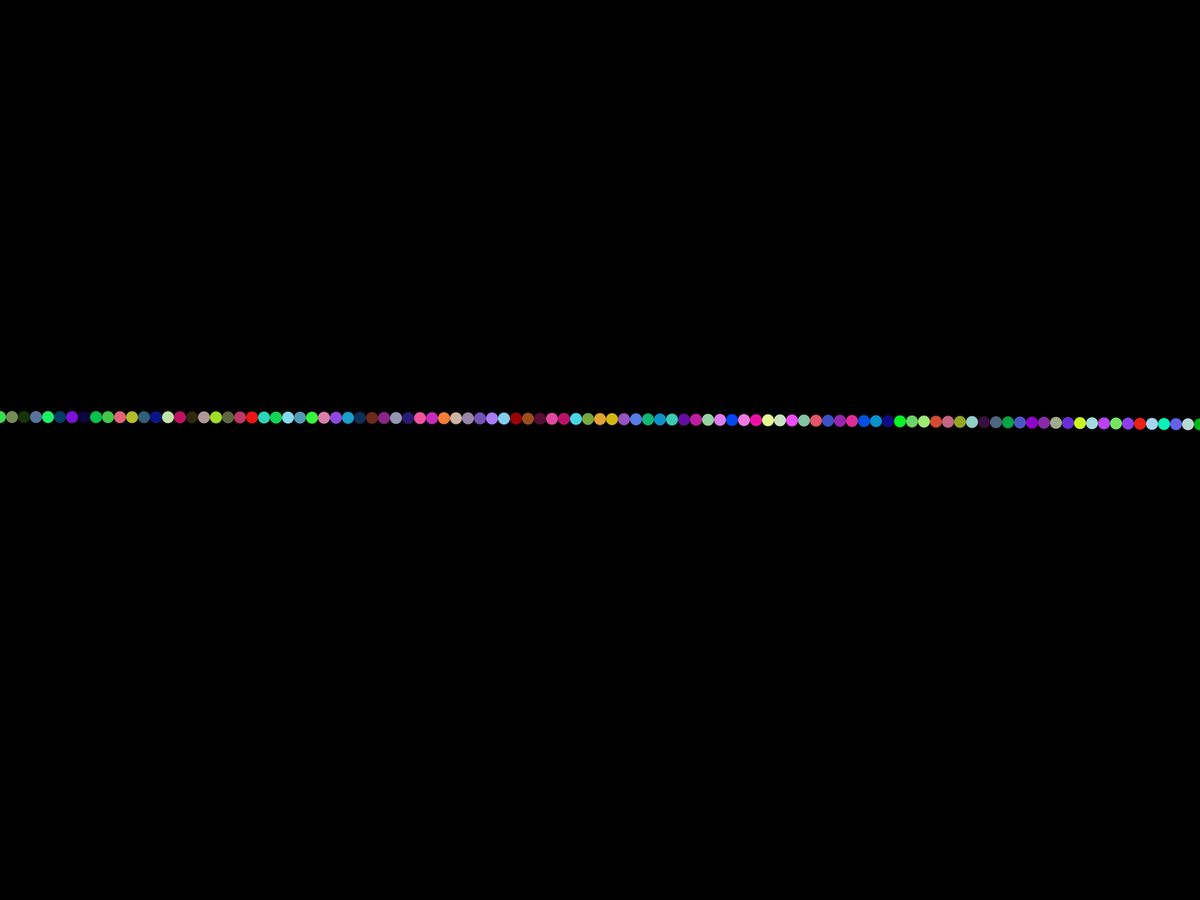
Frame 1 (no input)
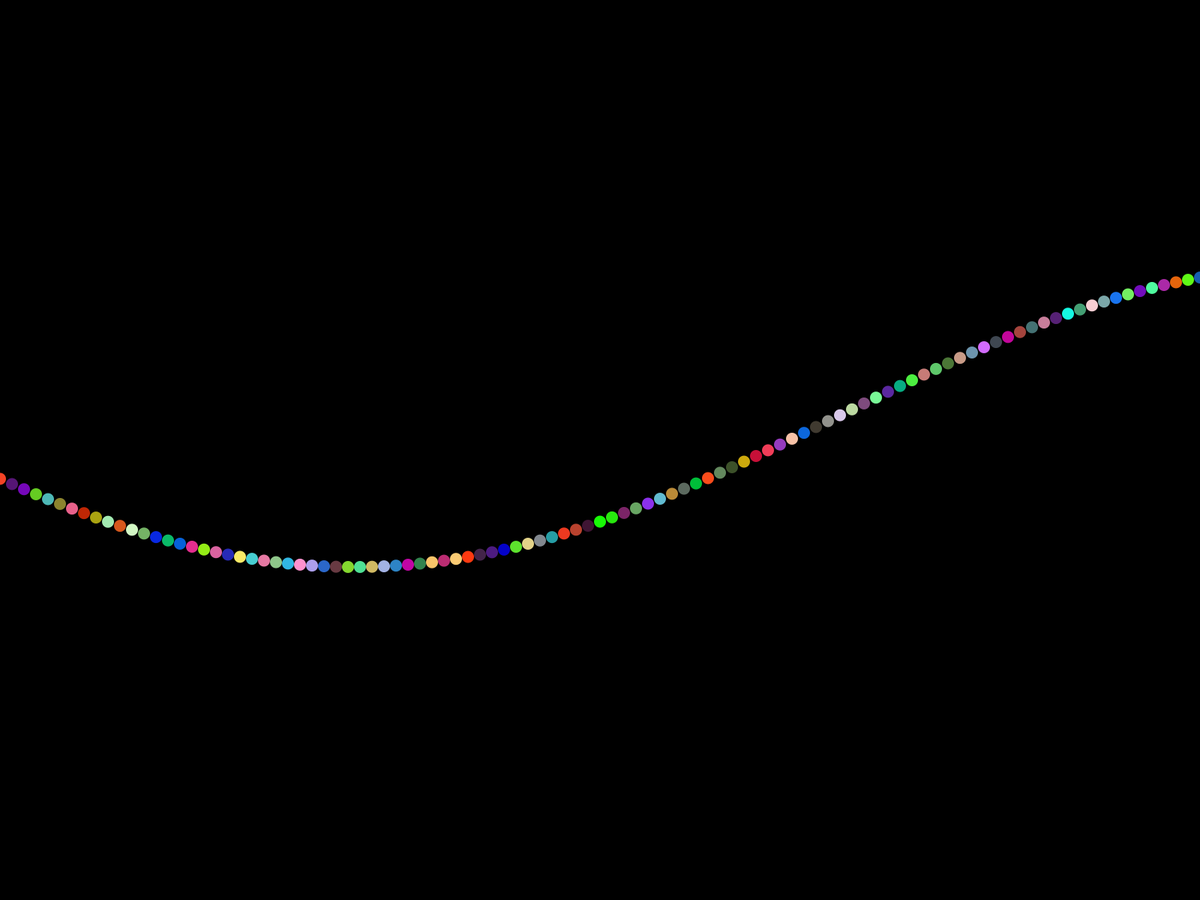
Frame 60 (the mouse pressed at the canvas centre just before this capture)
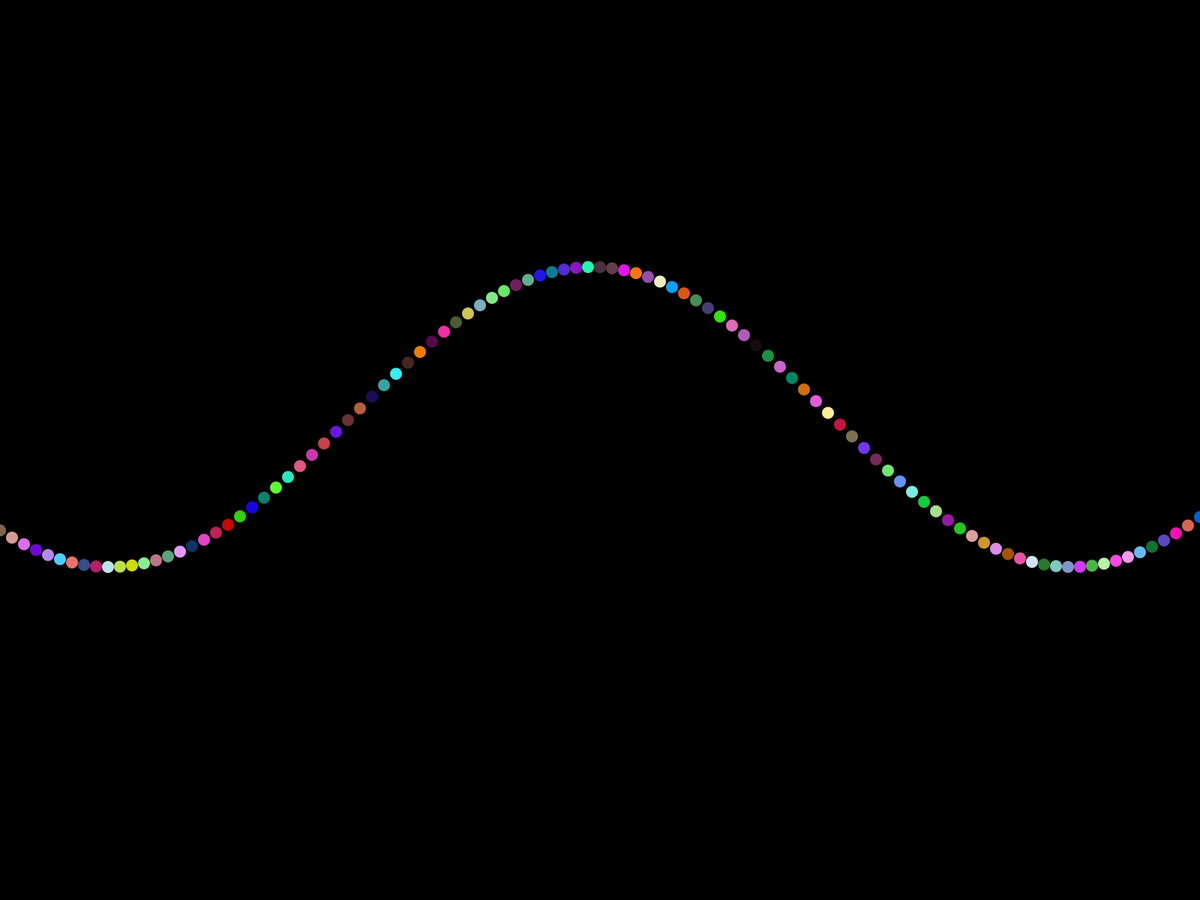
Frame 120 (the mouse held since frame 60 and released just before this capture)

The Processing sketch that drew these frames (run headless with seeded random() and noise(); from frame 60 on, the mouse is pressed at the canvas centre):

// Processing sketch: Pendgeuloom
// ── Pendgeuloom.pde
float ypos = 0;
int time = 0;

void setup() {
  fullScreen();
  noStroke();
}

void draw() {
  background(0);
  for (float i = 0; i < 150; i += 1) {
    time ++;
    ypos = sin(radians((i+10)*time/4000))*200+256;
    fill(random(255), random(255), random(255));
    ellipse(16*(i-1), height/4+ypos, 16, 16);
  }
}
